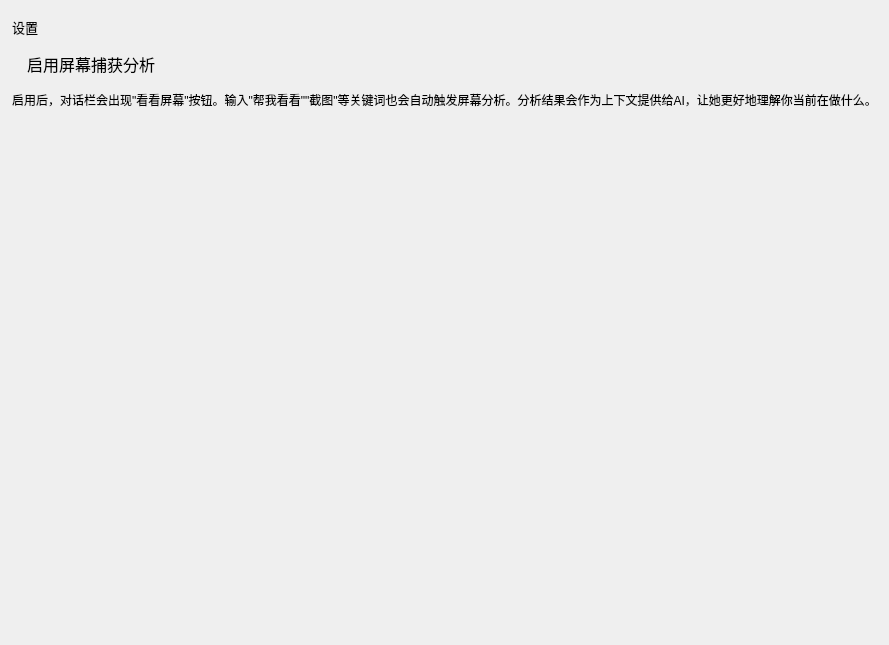
<?xml version="1.0" encoding="UTF-8"?>
<ui version="4.0">
 <class>SettingChild_ScreenCapture</class>
 <widget class="QWidget" name="SettingChild_ScreenCapture">
  <property name="geometry">
   <rect>
    <x>0</x>
    <y>0</y>
    <width>889</width>
    <height>645</height>
   </rect>
  </property>
  <property name="windowTitle">
   <string>Form</string>
  </property>
  <layout class="QVBoxLayout" name="verticalLayout">
   <property name="leftMargin">
    <number>12</number>
   </property>
   <property name="rightMargin">
    <number>12</number>
   </property>
   <item>
    <widget class="ElaBreadcrumbBar" name="BreadcrumbBar" native="true"/>
   </item>
   <item>
    <widget class="ZcStackedWidget" name="stackedWidget">
     <property name="currentIndex">
      <number>0</number>
     </property>
     <widget class="QWidget" name="page_Main">
      <layout class="QVBoxLayout" name="verticalLayout_2">
       <property name="leftMargin">
        <number>0</number>
       </property>
       <property name="topMargin">
        <number>0</number>
       </property>
       <property name="rightMargin">
        <number>0</number>
       </property>
       <property name="bottomMargin">
        <number>0</number>
       </property>
       <item>
        <widget class="ElaText" name="label_Setting">
         <property name="font">
          <font>
           <pointsize>10</pointsize>
          </font>
         </property>
         <property name="text">
          <string>设置</string>
         </property>
        </widget>
       </item>
       <item>
       <widget class="ElaScrollPageArea" name="widget_ScreenCaptureEnable" native="true">
         <property name="toolTip">
          <string>开启后可通过按钮或关键词触发屏幕截图分析</string>
         </property>
         <layout class="QHBoxLayout" name="horizontalLayout" stretch="1,1">
          <property name="leftMargin">
           <number>15</number>
          </property>
          <property name="rightMargin">
           <number>15</number>
          </property>
          <item>
           <widget class="ElaText" name="label_Enable">
            <property name="font">
             <font>
              <pointsize>12</pointsize>
             </font>
            </property>
            <property name="text">
             <string>启用屏幕捕获分析</string>
            </property>
           </widget>
          </item>
          <item>
           <widget class="ElaToggleSwitch" name="ToggleSwitch_ScreenCaptureEnable" native="true">
            <property name="toolTip">
             <string>启用后，桌宠可以通过截图看到你的屏幕内容</string>
            </property>
           </widget>
          </item>
         </layout>
        </widget>
       </item>
       <item>
        <widget class="ElaText" name="label_Desc">
         <property name="font">
          <font>
           <pointsize>9</pointsize>
          </font>
         </property>
         <property name="text">
          <string>启用后，对话栏会出现"看看屏幕"按钮。输入"帮我看看""截图"等关键词也会自动触发屏幕分析。分析结果会作为上下文提供给AI，让她更好地理解你当前在做什么。</string>
         </property>
         <property name="wordWrap">
          <bool>true</bool>
         </property>
        </widget>
       </item>
       <item>
        <spacer name="verticalSpacer">
         <property name="orientation">
          <enum>Qt::Vertical</enum>
         </property>
         <property name="sizeHint" stdset="0">
          <size>
           <width>20</width>
           <height>40</height>
          </size>
         </property>
        </spacer>
       </item>
      </layout>
     </widget>
    </widget>
   </item>
  </layout>
 </widget>
 <customwidgets>
  <customwidget>
   <class>ElaBreadcrumbBar</class>
   <extends>QWidget</extends>
   <header location="global">ElaBreadcrumbBar.h</header>
   <container>1</container>
  </customwidget>
  <customwidget>
   <class>ElaText</class>
   <extends>QLabel</extends>
   <header location="global">ElaText.h</header>
  </customwidget>
  <customwidget>
   <class>ElaScrollPageArea</class>
   <extends>QWidget</extends>
   <header location="global">ElaScrollPageArea.h</header>
   <container>1</container>
  </customwidget>
  <customwidget>
   <class>ZcStackedWidget</class>
   <extends>QStackedWidget</extends>
   <header location="global">ZcStackedWidget.h</header>
   <container>1</container>
  </customwidget>
  <customwidget>
   <class>ElaToggleSwitch</class>
   <extends>QWidget</extends>
   <header location="global">ElaToggleSwitch.h</header>
  </customwidget>
 </customwidgets>
 <resources/>
 <connections/>
</ui>
